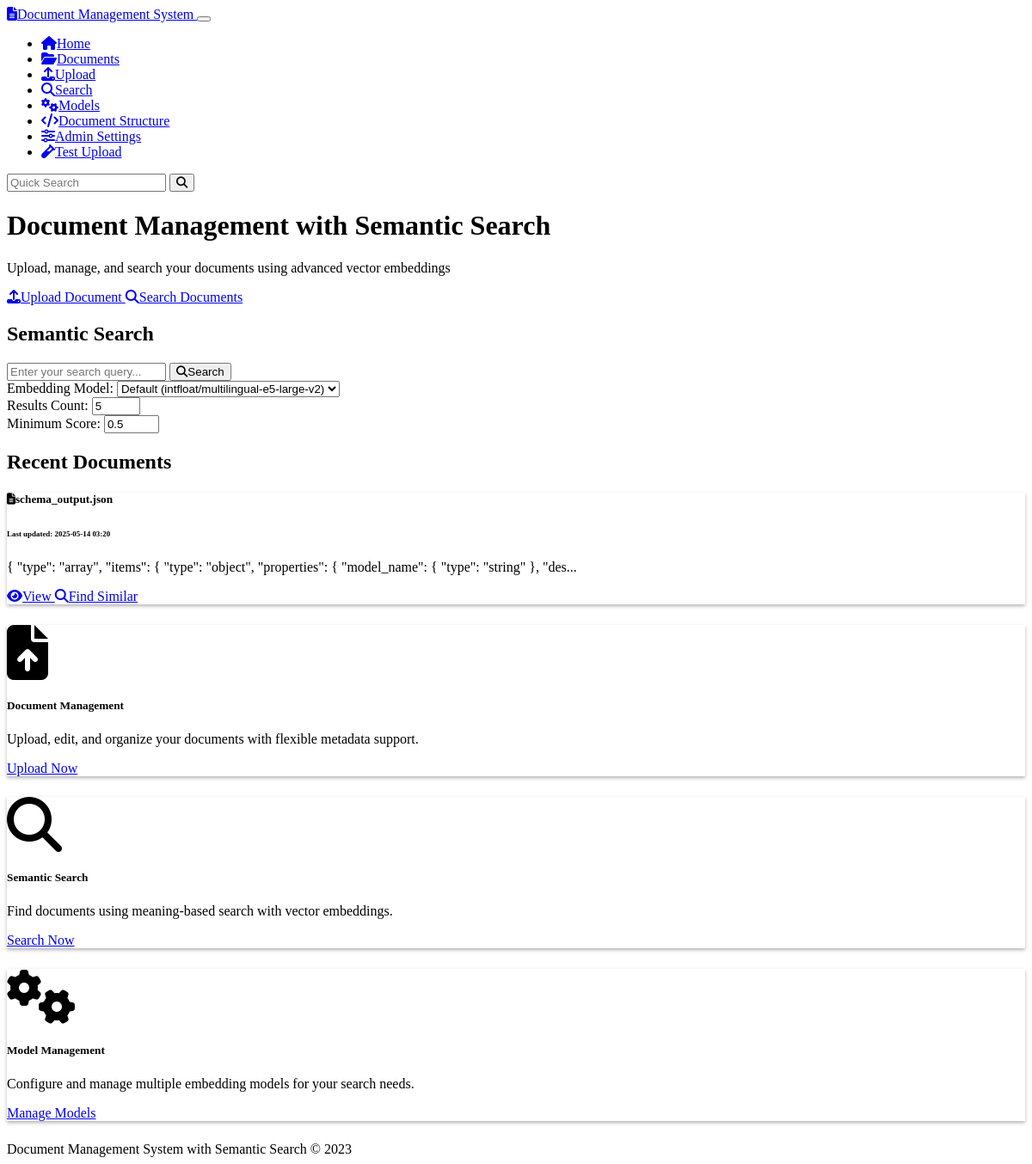
Before: / with the older database file.
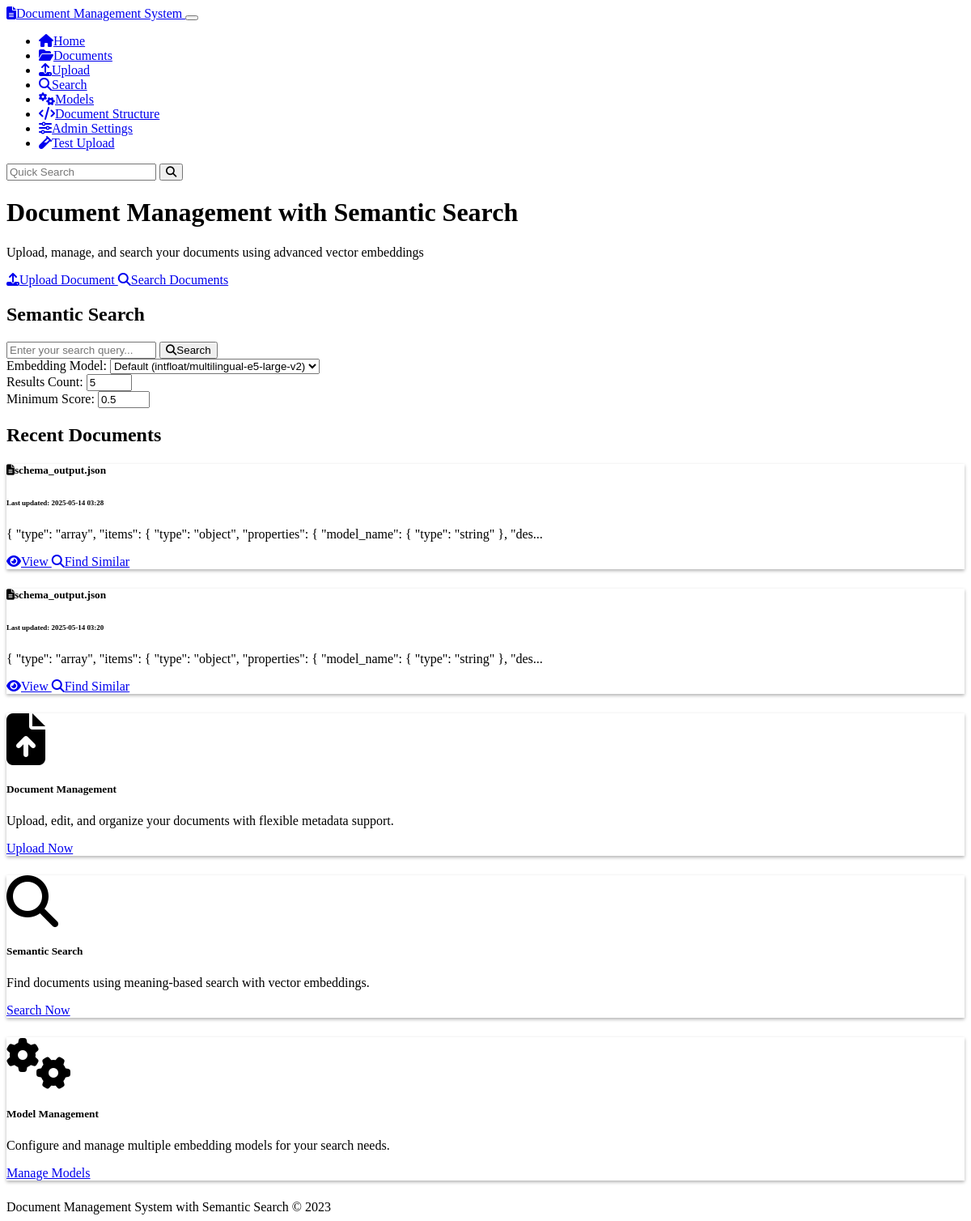
After: the same page with the newer database file.
### models.py (models this page shows, shortened)
class Document(db.Model):
    id = db.Column(db.String(36), primary_key=True, default=lambda: str(uuid.uuid4()))
    name = db.Column(db.String(255), nullable=False)
    content = db.Column(db.Text, nullable=False)
    mime_type = db.Column(db.String(100), nullable=False)
    created_at = db.Column(db.DateTime, default=datetime.datetime.utcnow)
    updated_at = db.Column(db.DateTime, default=datetime.datetime.utcnow, onupdate=datetime.datetime.utcnow)
    chunks = db.relationship('Chunk', backref='document', cascade='all, delete-orphan')
    doc_metadata = db.relationship('Metadata', backref='document', cascade='all, delete-orphan')

### routes.py (the view)
@app.route('/')
def index():
    ensure_default_model()
    em = get_embedding_manager()
    recent_documents = Document.query.order_by(Document.updated_at.desc()).limit(5).all()
    active_models = em.get_active_models()
    default_model = em.get_default_model()
    return render_template(
        'index.html',
        recent_documents=recent_documents,
        active_models=active_models,
        default_model=default_model
    )

### embedding_models.py (called while the page is built)
    def get_default_model(self) -> Optional[EmbeddingModel]:
        return EmbeddingModel.query.filter_by(is_default=True, is_active=True).first()

    def get_active_models(self) -> List[EmbeddingModel]:
        return EmbeddingModel.query.filter_by(is_active=True).all()

### routes.py (called while the page is built)
def get_embedding_manager():
    global embedding_manager
    if embedding_manager is None:
        embedding_manager = EmbeddingModelManager()
    return embedding_manager

def ensure_default_model():
    with app.app_context():
        if not EmbeddingModel.query.first():
            manager = get_embedding_manager()
            manager.add_model(
                name="Simple Vector Embedding",
                model_type="simple-embedder",
                model_path="default",
                dimension=384,
                is_active=True,
                is_default=True
            )

### templates/index.html (shortened to what this page needs)
{% extends 'base.html' %}
{% block content %}
<div class="row">
    <div class="col-md-8 mx-auto text-center mb-5">
        <h1 class="display-5 fw-bold mb-4">Document Management with Semantic Search</h1>
        <p class="lead mb-4">Upload, manage, and search your documents using advanced vector embeddings</p>
        <div class="d-grid gap-2 d-sm-flex justify-content-center">
            <a href="{{ url_for('upload') }}" class="btn btn-primary btn-lg px-4 gap-3">
                <i class="fas fa-upload me-2"></i>Upload Document
            </a>
            <a href="{{ url_for('search_page') }}" class="btn btn-outline-secondary btn-lg px-4">
                <i class="fas fa-search me-2"></i>Search Documents
            </a>
        </div>
    </div>
</div>
<div class="row mb-5">
    <div class="col-md-10 mx-auto">
        <div class="p-5 bg-dark rounded-3 shadow">
            <h2 class="text-center mb-4">Semantic Search</h2>
            <form action="{{ url_for('search_page') }}" method="get">
                <div class="input-group mb-3">
                    <input type="text" class="form-control form-control-lg" name="query"
                           placeholder="Enter your search query..." aria-label="Search query">
                    <button class="btn btn-info" type="submit">
                        <i class="fas fa-search me-2"></i>Search
                    </button>
                </div>
                <div class="row g-3 align-items-center">
                    <div class="col-md-4">
                        <label for="model-select" class="form-label">Embedding Model:</label>
                        <select class="form-select" id="model-select" name="model_id">
                            <option value="">Default ({{ default_model.name if default_model else 'None' }})</option>
                        </select>
                    </div>
                    <div class="col-md-4">
                        <label for="top-k" class="form-label">Results Count:</label>
                        <input type="number" class="form-control" id="top-k" name="top_k" value="5" min="1" max="20">
                    </div>
                    <div class="col-md-4">
                        <label for="min-score" class="form-label">Minimum Score:</label>
                        <input type="number" class="form-control" id="min-score" name="min_score" value="0.5" min="0" max="1" step="0.1">
                    </div>
                </div>
            </form>
        </div>
    </div>
</div>
<div class="row mb-4">
    <div class="col-12">
        <h2 class="border-bottom pb-2">Recent Documents</h2>
    </div>
</div>
<div class="row">
    {% if recent_documents %}
        {% for document in recent_documents %}
            <div class="col-md-6 mb-4">
                <div class="card h-100">
                    <div class="card-body">
                        <h5 class="card-title">
                            <i class="fas fa-file-alt me-2"></i>{{ document.name }}
                        </h5>
                        <h6 class="card-subtitle mb-2 text-muted">
                            <small>Last updated: {{ document.updated_at.strftime('%Y-%m-%d %H:%M') }}</small>
                        </h6>
                        <p class="card-text">
                            {{ (document.content[:150] + '...') if document.content|length > 150 else document.content }}
                        </p>
                    </div>
                    <div class="card-footer bg-transparent">
                        <a href="{{ url_for('document_view', document_id=document.id) }}" class="btn btn-sm btn-outline-info">
                            <i class="fas fa-eye me-1"></i>View
                        </a>
                        <a href="{{ url_for('search_page') }}?query={{ document.name }}" class="btn btn-sm btn-outline-secondary">
                            <i class="fas fa-search me-1"></i>Find Similar
                        </a>
                    </div>
                </div>
            </div>
        {% endfor %}
    {% else %}
        <div class="col-12">
            <div class="alert alert-info">
                <i class="fas fa-info-circle me-2"></i>No documents yet. <a href="{{ url_for('upload') }}">Upload your first document</a>!
            </div>
        </div>
    {% endif %}
</div>
<div class="row mt-5">
    <div class="col-md-4 mb-4">
        <div class="card h-100 text-center">
            <div class="card-body">
                <div class="py-3">
                    <i class="fas fa-file-upload fa-4x text-primary mb-3"></i>
                    <h5 class="card-title">Document Management</h5>
                    <p class="card-text">Upload, edit, and organize your documents with flexible metadata support.</p>
                </div>
            </div>
            <div class="card-footer bg-transparent">
                <a href="{{ url_for('upload') }}" class="btn btn-sm btn-outline-primary">Upload Now</a>
            </div>
        </div>
    </div>
    <div class="col-md-4 mb-4">
        <div class="card h-100 text-center">
            <div class="card-body">
                <div class="py-3">
                    <i class="fas fa-search fa-4x text-info mb-3"></i>
                    <h5 class="card-title">Semantic Search</h5>
                    <p class="card-text">Find documents using meaning-based search with vector embeddings.</p>
                </div>
            </div>
            <div class="card-footer bg-transparent">
                <a href="{{ url_for('search_page') }}" class="btn btn-sm btn-outline-info">Search Now</a>
            </div>
        </div>
    </div>
    <div class="col-md-4 mb-4">
        <div class="card h-100 text-center">
            <div class="card-body">
                <div class="py-3">
                    <i class="fas fa-cogs fa-4x text-warning mb-3"></i>
                    <h5 class="card-title">Model Management</h5>
                    <p class="card-text">Configure and manage multiple embedding models for your search needs.</p>
                </div>
            </div>
            <div class="card-footer bg-transparent">
                <a href="{{ url_for('model_management') }}" class="btn btn-sm btn-outline-warning">Manage Models</a>
            </div>
        </div>
    </div>
</div>
{% endblock %}

### templates/base.html (shortened to what this page needs)
<!DOCTYPE html>
<html lang="en" data-bs-theme="dark">
<head>
    <link rel="stylesheet" href="https://cdn.replit.com/agent/bootstrap-agent-dark-theme.min.css">
    <link rel="stylesheet" href="https://cdnjs.cloudflare.com/ajax/libs/font-awesome/6.4.0/css/all.min.css">
    <link rel="stylesheet" href="{{ url_for('static', filename='css/custom.css') }}">
</head>
<body>
    <nav class="navbar navbar-expand-lg navbar-dark bg-dark">
        <div class="container">
            <a class="navbar-brand" href="{{ url_for('index') }}">
                <i class="fas fa-file-alt me-2"></i>Document Management System
            </a>
            <button class="navbar-toggler" type="button" data-bs-toggle="collapse" data-bs-target="#navbarNav"
                    aria-controls="navbarNav" aria-expanded="false" aria-label="Toggle navigation">
            </button>
            <div class="collapse navbar-collapse" id="navbarNav">
                <ul class="navbar-nav me-auto">
                    <li class="nav-item">
                        <a class="nav-link" href="{{ url_for('index') }}">
                            <i class="fas fa-home me-1"></i>Home
                        </a>
                    </li>
                    <li class="nav-item">
                        <a class="nav-link" href="{{ url_for('document_list') }}">
                            <i class="fas fa-folder-open me-1"></i>Documents
                        </a>
                    </li>
                    <li class="nav-item">
                        <a class="nav-link" href="{{ url_for('upload') }}">
                            <i class="fas fa-upload me-1"></i>Upload
                        </a>
                    </li>
                    <li class="nav-item">
                        <a class="nav-link" href="{{ url_for('search_page') }}">
                            <i class="fas fa-search me-1"></i>Search
                        </a>
                    </li>
                    <li class="nav-item">
                        <a class="nav-link" href="{{ url_for('model_management') }}">
                            <i class="fas fa-cogs me-1"></i>Models
                        </a>
                    </li>
                    <li class="nav-item">
                        <a class="nav-link" href="{{ url_for('document_schema_page') }}">
                            <i class="fas fa-code me-1"></i>Document Structure
                        </a>
                    </li>
                    <li class="nav-item">
                        <a class="nav-link" href="{{ url_for('admin_settings_page') }}">
                            <i class="fas fa-sliders-h me-1"></i>Admin Settings
                        </a>
                    </li>
                    <li class="nav-item">
                        <a class="nav-link" href="{{ url_for('test_upload_page') }}">
                            <i class="fas fa-vial me-1"></i>Test Upload
                        </a>
                    </li>
                </ul>
                <form class="d-flex" action="{{ url_for('search_page') }}" method="get">
                    <input class="form-control me-2" type="search" name="query" placeholder="Quick Search" aria-label="Search">
                    <button class="btn btn-outline-info" type="submit">
                        <i class="fas fa-search"></i>
                    </button>
                </form>
            </div>
        </div>
    </nav>
    <div class="container py-4">
        {% block content %}{% endblock %}
    </div>
    <footer class="footer mt-auto py-3 bg-dark">
        <div class="container text-center">
            <span class="text-muted">Document Management System with Semantic Search &copy; 2023</span>
        </div>
    </footer>
</body>
</html>

### static/css/custom.css (style rules this page uses)
body { min-height: 100vh; display: flex; flex-direction: column; }
.footer { margin-top: auto; }
.card { box-shadow: 0 0.125rem 0.25rem rgba(0, 0, 0, 0.3); margin-bottom: 1.5rem; }
.btn { font-weight: 500; }
.btn-primary { background-color: var(--bs-primary); border-color: var(--bs-primary); }
.btn-info { color: var(--bs-dark); }
.card .fa-4x { transition: transform 0.3s ease-in-out; }

Changed rows visible on the page:
added Document: name "schema_output.json", updated_at "2025-05-14 03:28", content "{ \"type\": \"array\", \"items\": { \"type\": \"object\", \"properties\": { \"model_name\": { \"type\": \"string\" }, \"des..."
